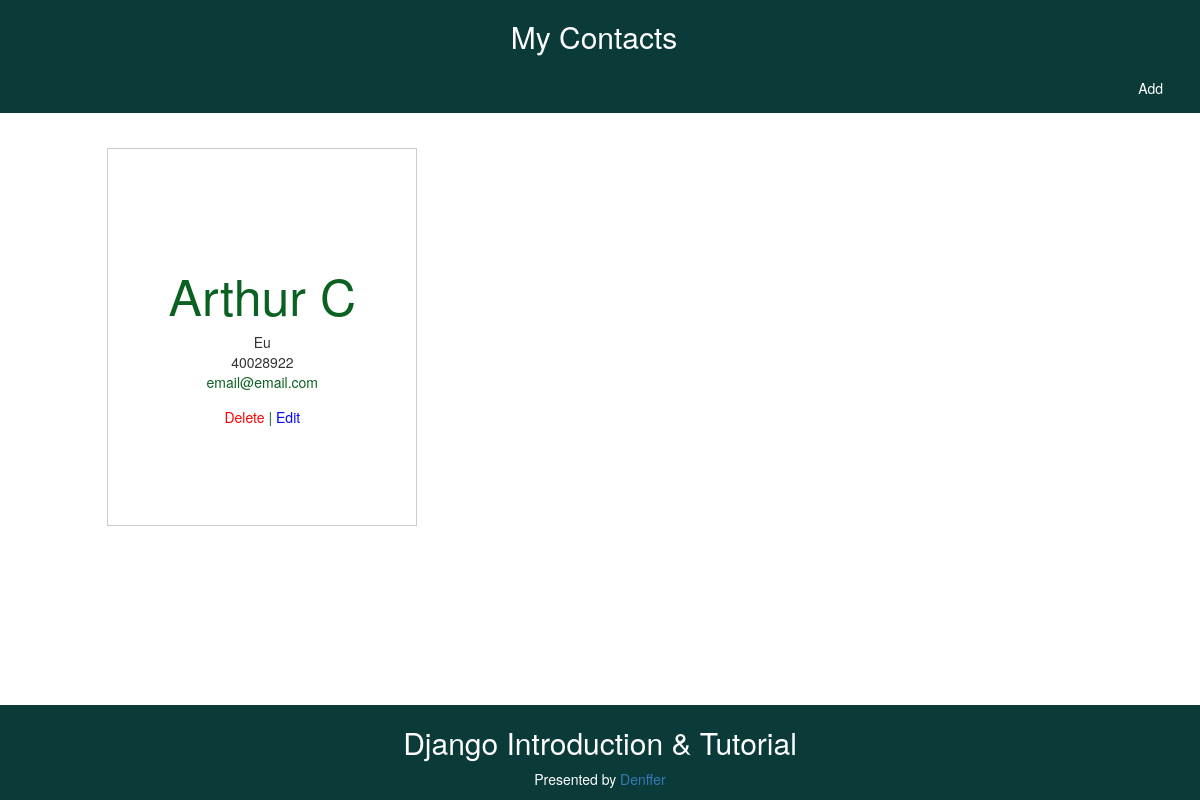
The app's page /, older data.
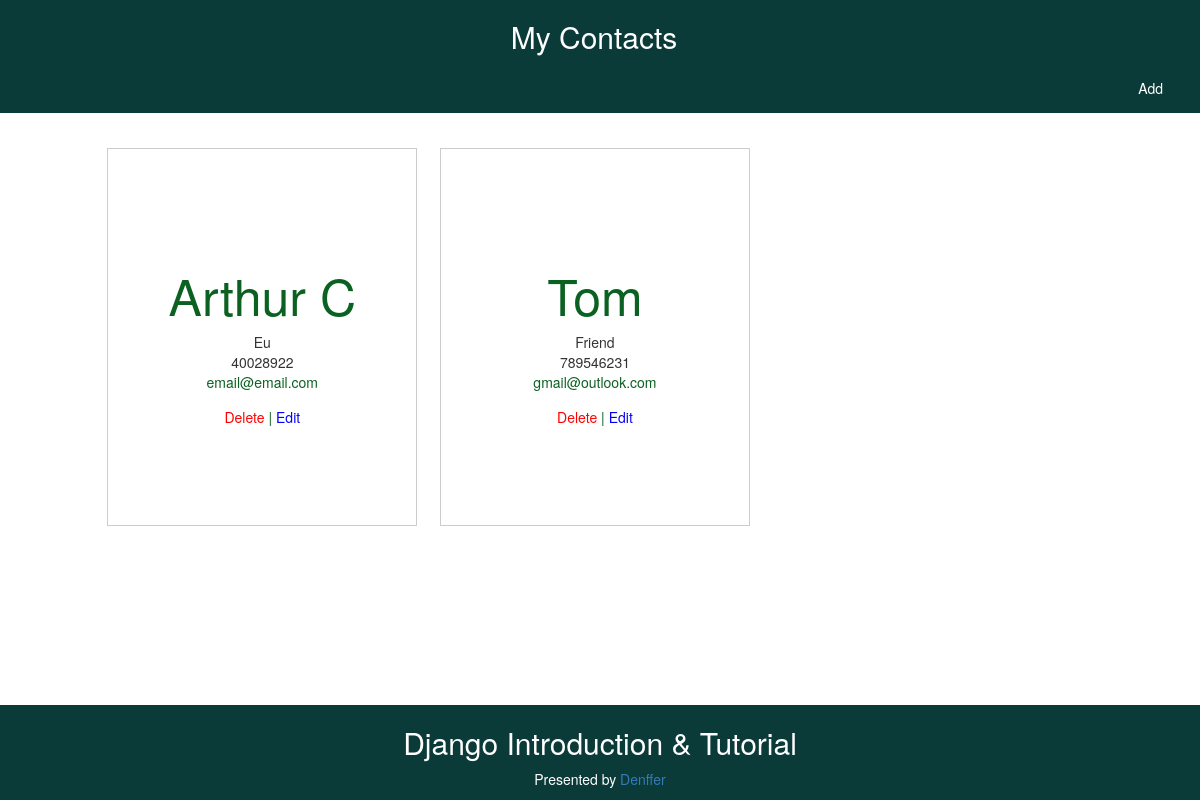
The same page, newer data.
### mycontacts/models.py (models this page shows)
class Contact(models.Model):
    name = models.CharField(max_length=200)
    relation = models.CharField(max_length=200)
    phone = models.CharField(max_length=200)
    email = models.CharField(max_length=200)

### mycontacts/views.py (the view)
# urls.py: path('', views.show),
def show(request):
    contact_list = Contact.objects.all()
    return render(request, 'mycontacts/show.html',{'contacts': contact_list})

### mycontacts/templates/mycontacts/show.html
{% extends 'mycontacts/background.html' %}
{% load static %}
{% block content %}
<div class="container-show">
    <ul class="grid" style="list-style-type: none">
    {% for contact in contacts %}
    <li>
        <div>
            <h2 class="name"><a href='detail/{{ contact.id }}'>{{ contact.name }}</a></h2>
            <div class="relation">{{ contact.relation }}</div>
            <div class="phone">{{ contact.phone }}</div>
            <div class="email">{{ contact.email }}</div>
            <div class="email" style="margin-top: 15px;">
                <a href='delete/{{ contact.id }}' style="color: red;">Delete</a> |
                <a href='edit/{{ contact.id }}' style="color: blue;">Edit</h5></a>
            </div>
        </div>
    </li>
    {%  endfor %}
    </ul>
</div>
{% endblock content %}

Row changes from the older to the newer data that the page shows:
added Contact: name "Tom", relation "Friend", phone "789546231", email "gmail@outlook.com"
